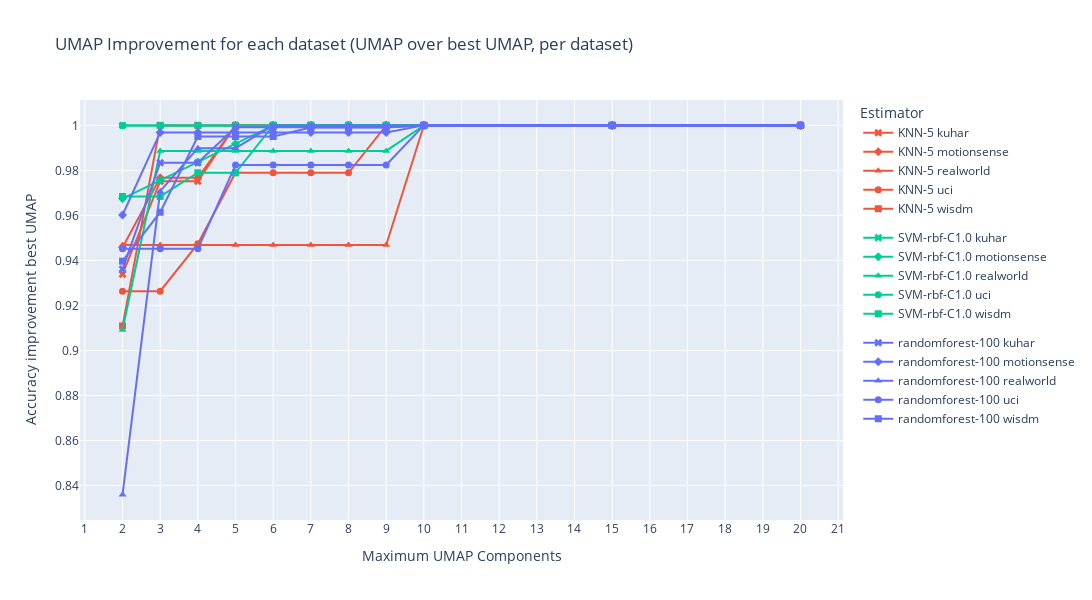

The notebook cell this image was saved under:
### Code cell
df = results.copy()
df = filter_domain_fft_only(df)
df = filter_features_all(df)
df = filter_reducer_over_all(df)
df = filter_scaler_none(df)
df = filter_view_standardized_intra(df)
df = filter_only_reducer_dataset_equals_train_dataset_or_no_reducer(df)
df = get_umap_improvement_over_best_umap(df)

dset_markers = {
    name: markers[i]
    for i, name in enumerate(df["train_datasets"].unique())
}

estimator_colors = {
    name: colors[i]
    for i, name in enumerate(df["estimator"].unique())
}

fig = go.Figure()
for (estimator, dataset), subdf in df.groupby(["estimator", "train_datasets"]):
    subdf = subdf.sort_values(by="umap components")
    xs, ys = [], []
    for n_components in sorted(subdf["umap components"].unique()):
        xs.append(n_components)
        ys.append(subdf[subdf["umap components"] <= n_components]["umap improvement"].max())
    fig.add_trace(
        go.Scatter( 
            x=xs,
            y=ys,
            name=f"{estimator} {dataset}",
            mode="lines+markers",
            legendgroup=estimator,
            # legendgrouptitle="Estimator",
            marker=dict(
                color=estimator_colors[estimator],
                symbol=dset_markers[dataset],
                size=7,
            ),
        )
    )
    # subdf["best umap improvement so far"] = df["umap improvement"].expanding().max()

fig.update_layout(
    title="UMAP Improvement for each dataset (UMAP over best UMAP, per dataset)",
    xaxis_title="Maximum UMAP Components",
    yaxis_title="Accuracy improvement best UMAP",
    legend_title="Estimator",
    width=1200,
    height=600,
    xaxis=dict(tickmode="linear")
)
fig.show()

### Figure 1 — Plotly figure (JSON) as saved in the notebook; plotly's stock layout.template omitted (floating-point values rounded to 4 significant figures)
{"data": [{"legendgroup": "KNN-5", "marker": {"color": "#EF553B", "size": 7, "symbol": "x"}, "mode": "lines+markers", "name": "KNN-5 kuhar", "type": "scatter", "x": [2, 3, 4, 5, 6, 7, 8, 9, 10, 15, 20], "y": [0.9339, 0.9752, 0.9752, 1, 1, 1, 1, 1, 1, 1, 1]}, {"legendgroup": "KNN-5", "marker": {"color": "#EF553B", "size": 7, "symbol": "diamond"}, "mode": "lines+markers", "name": "KNN-5 motionsense", "type": "scatter", "x": [2, 3, 4, 5, 6, 7, 8, 9, 10, 15, 20], "y": [0.9457, 0.9767, 0.9767, 1, 1, 1, 1, 1, 1, 1, 1]}, {"legendgroup": "KNN-5", "marker": {"color": "#EF553B", "size": 7, "symbol": "triangle-up"}, "mode": "lines+markers", "name": "KNN-5 realworld", "type": "scatter", "x": [2, 3, 4, 5, 6, 7, 8, 9, 10, 15, 20], "y": [0.9468, 0.9468, 0.9468, 0.9468, 0.9468, 0.9468, 0.9468, 0.9468, 1, 1, 1]}, {"legendgroup": "KNN-5", "marker": {"color": "#EF553B", "size": 7, "symbol": "circle"}, "mode": "lines+markers", "name": "KNN-5 uci", "type": "scatter", "x": [2, 3, 4, 5, 6, 7, 8, 9, 10, 15, 20], "y": [0.9263, 0.9263, 0.9474, 0.9789, 0.9789, 0.9789, 0.9789, 1, 1, 1, 1]}, {"legendgroup": "KNN-5", "marker": {"color": "#EF553B", "size": 7, "symbol": "square"}, "mode": "lines+markers", "name": "KNN-5 wisdm", "type": "scatter", "x": [2, 3, 4, 5, 6, 7, 8, 9, 10, 15, 20], "y": [0.9109, 1, 1, 1, 1, 1, 1, 1, 1, 1, 1]}, {"legendgroup": "SVM-rbf-C1.0", "marker": {"color": "#00CC96", "size": 7, "symbol": "x"}, "mode": "lines+markers", "name": "SVM-rbf-C1.0 kuhar", "type": "scatter", "x": [2, 3, 4, 5, 6, 7, 8, 9, 10, 15, 20], "y": [1, 1, 1, 1, 1, 1, 1, 1, 1, 1, 1]}, {"legendgroup": "SVM-rbf-C1.0", "marker": {"color": "#00CC96", "size": 7, "symbol": "diamond"}, "mode": "lines+markers", "name": "SVM-rbf-C1.0 motionsense", "type": "scatter", "x": [2, 3, 4, 5, 6, 7, 8, 9, 10, 15, 20], "y": [0.9675, 0.9756, 0.9837, 0.9919, 1, 1, 1, 1, 1, 1, 1]}, {"legendgroup": "SVM-rbf-C1.0", "marker": {"color": "#00CC96", "size": 7, "symbol": "triangle-up"}, "mode": "lines+markers", "name": "SVM-rbf-C1.0 realworld", "type": "scatter", "x": [2, 3, 4, 5, 6, 7, 8, 9, 10, 15, 20], "y": [0.9091, 0.9886, 0.9886, 0.9886, 0.9886, 0.9886, 0.9886, 0.9886, 1, 1, 1]}, {"legendgroup": "SVM-rbf-C1.0", "marker": {"color": "#00CC96", "size": 7, "symbol": "circle"}, "mode": "lines+markers", "name": "SVM-rbf-C1.0 uci", "type": "scatter", "x": [2, 3, 4, 5, 6, 7, 8, 9, 10, 15, 20], "y": [1, 1, 1, 1, 1, 1, 1, 1, 1, 1, 1]}, {"legendgroup": "SVM-rbf-C1.0", "marker": {"color": "#00CC96", "size": 7, "symbol": "square"}, "mode": "lines+markers", "name": "SVM-rbf-C1.0 wisdm", "type": "scatter", "x": [2, 3, 4, 5, 6, 7, 8, 9, 10, 15, 20], "y": [0.9684, 0.9684, 0.9789, 0.9789, 1, 1, 1, 1, 1, 1, 1]}, {"legendgroup": "randomforest-100", "marker": {"color": "#636EFA", "size": 7, "symbol": "x"}, "mode": "lines+markers", "name": "randomforest-100 kuhar", "type": "scatter", "x": [2, 3, 4, 5, 6, 7, 8, 9, 10, 15, 20], "y": [0.9362, 0.9834, 0.9834, 0.9992, 0.9992, 0.9992, 0.9992, 0.9992, 1, 1, 1]}, {"legendgroup": "randomforest-100", "marker": {"color": "#636EFA", "size": 7, "symbol": "diamond"}, "mode": "lines+markers", "name": "randomforest-100 motionsense", "type": "scatter", "x": [2, 3, 4, 5, 6, 7, 8, 9, 10, 15, 20], "y": [0.9602, 0.9969, 0.9969, 0.9969, 0.9969, 0.9969, 0.9969, 0.9969, 1, 1, 1]}, {"legendgroup": "randomforest-100", "marker": {"color": "#636EFA", "size": 7, "symbol": "triangle-up"}, "mode": "lines+markers", "name": "randomforest-100 realworld", "type": "scatter", "x": [2, 3, 4, 5, 6, 7, 8, 9, 10, 15, 20], "y": [0.836, 0.9708, 0.9899, 0.9899, 1, 1, 1, 1, 1, 1, 1]}, {"legendgroup": "randomforest-100", "marker": {"color": "#636EFA", "size": 7, "symbol": "circle"}, "mode": "lines+markers", "name": "randomforest-100 uci", "type": "scatter", "x": [2, 3, 4, 5, 6, 7, 8, 9, 10, 15, 20], "y": [0.9451, 0.9451, 0.9451, 0.9824, 0.9824, 0.9824, 0.9824, 0.9824, 1, 1, 1]}, {"legendgroup": "randomforest-100", "marker": {"color": "#636EFA", "size": 7, "symbol": "square"}, "mode": "lines+markers", "name": "randomforest-100 wisdm", "type": "scatter", "x": [2, 3, 4, 5, 6, 7, 8, 9, 10, 15, 20], "y": [0.9397, 0.9614, 0.9951, 0.9951, 0.9951, 0.999, 0.999, 0.999, 1, 1, 1]}], "layout": {"height": 600, "legend": {"title": {"text": "Estimator"}}, "title": {"text": "UMAP Improvement for each dataset (UMAP over best UMAP, per dataset)"}, "width": 1200, "xaxis": {"tickmode": "linear", "title": {"text": "Maximum UMAP Components"}}, "yaxis": {"title": {"text": "Accuracy improvement best UMAP"}}}}
